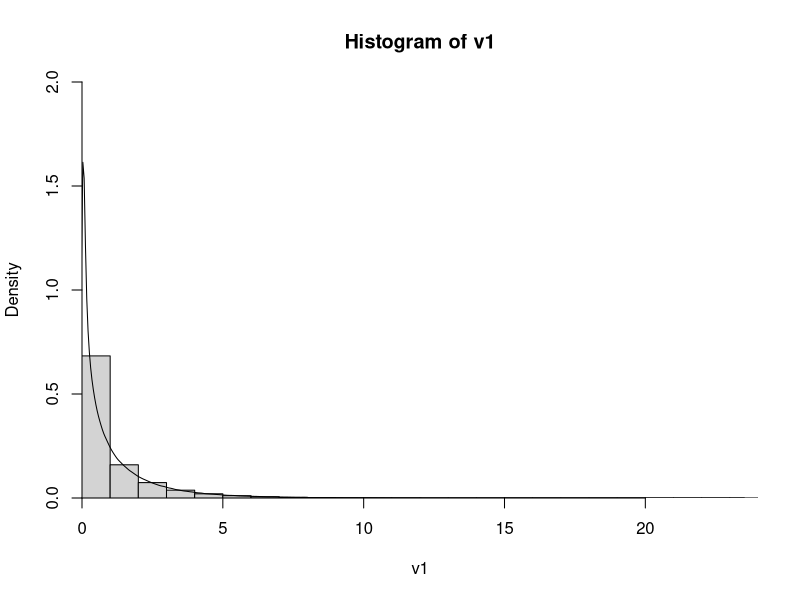
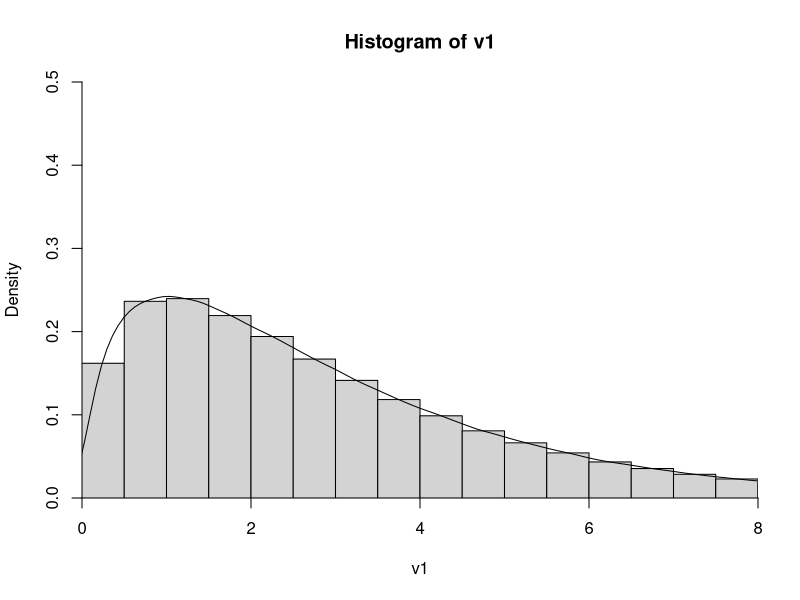

The R source for these figures, in order:
## ---- chunk 1
knitr::opts_chunk$set(error = TRUE,        # suppress errors
                      eval = TRUE,        # suppress code run
                      message = FALSE,     # suppress messages
                      warning = FALSE,     # suppress warnings
                      # results = 'hide',  # suppress code output
                      echo = TRUE,         # suppress code
                      # fig.show = 'hide', # suppress plots
                      cache = TRUE         # enable caching
                      )        
# library(ggfortify)
# autoplot(lm(cars$dist ~ cars$speed))

file <- list.files(pattern="*.qmd")
newfile <- gsub("\\.qmd", ".txt", file)
file.copy(from = file, to = newfile, overwrite = TRUE)

zip(zipfile = "dac-diem-phan-phoi-chi-binh-phuong", 
    files = c("dac-diem-phan-phoi-chi-binh-phuong.qmd", 
              "style.scss", "reborn_1.bib", 
               "favicon.png",
              "dac-diem-phan-phoi-chi-binh-phuong.Rproj", 
              "_extensions/")
    )
## ---- chunk 2
v1 <- rchisq(n = 1000000, df = 1, ncp = 0)

hist(v1, 
     probability = T,
     ylim = c(0,2),
     xaxs = "i",
     yaxs = "i")
lines(density(v1))

mean(v1)
## ---- chunk 3
v1 <- rchisq(n = 1000000, df = 3, ncp = 0)

hist(v1, 
     probability = T,
     ylim = c(0,0.5),
     xlim = c(0,8),
     xaxs = "i",
     yaxs = "i",
     breaks = 100)
lines(density(v1))

mean(v1)


median(v1)

3*(1-2/(9*3))^3

var(v1)

2*3
## ---- chunk 4
